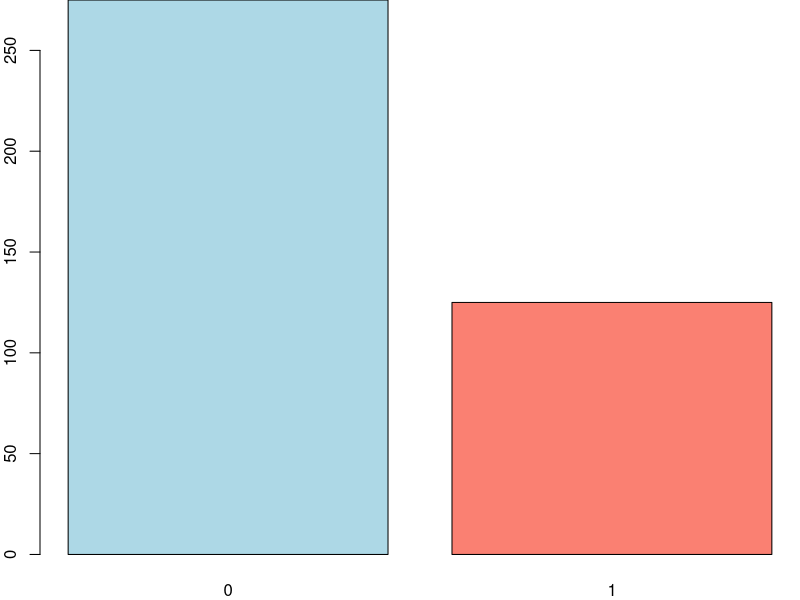
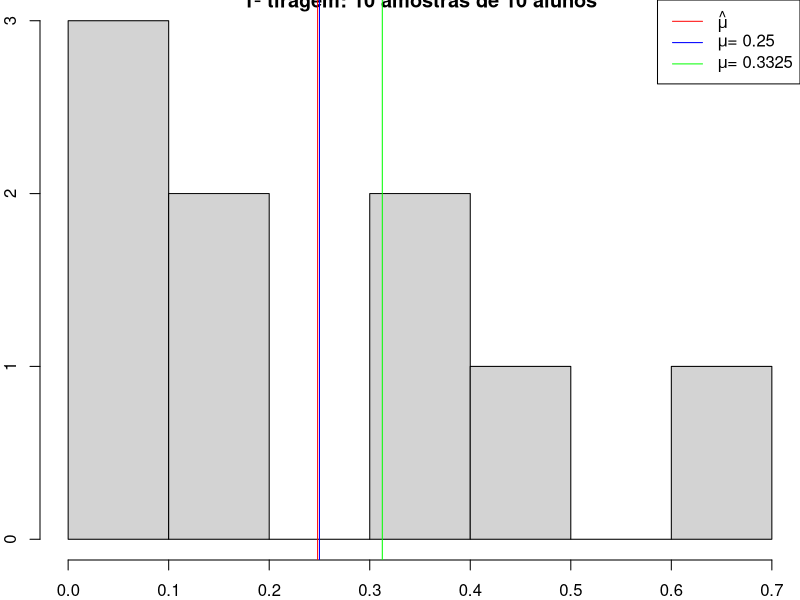
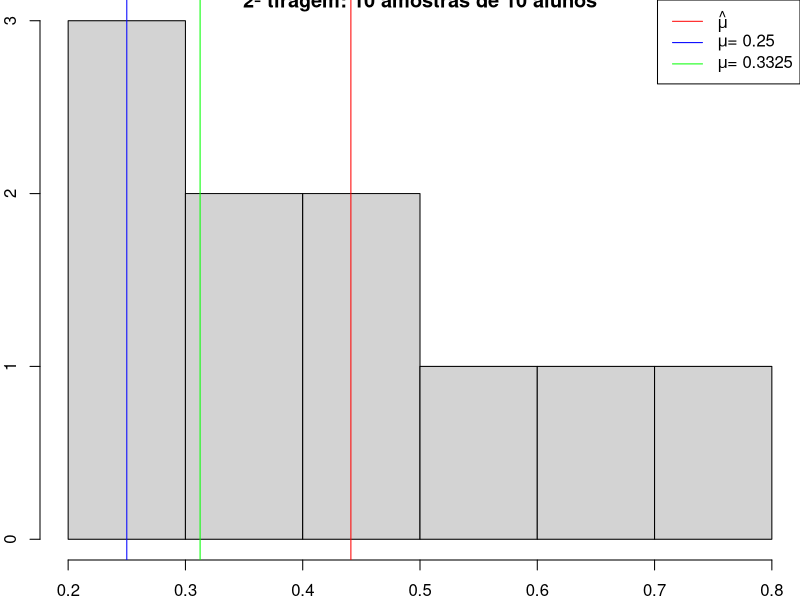
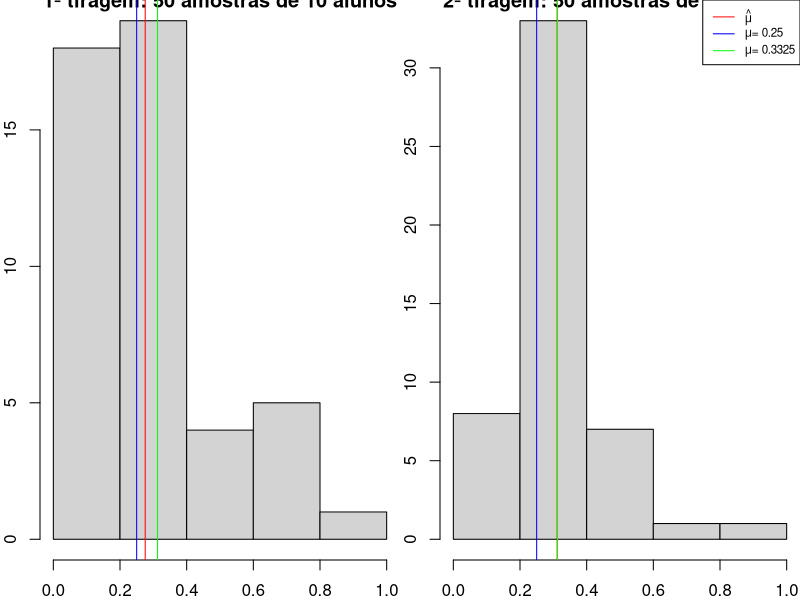
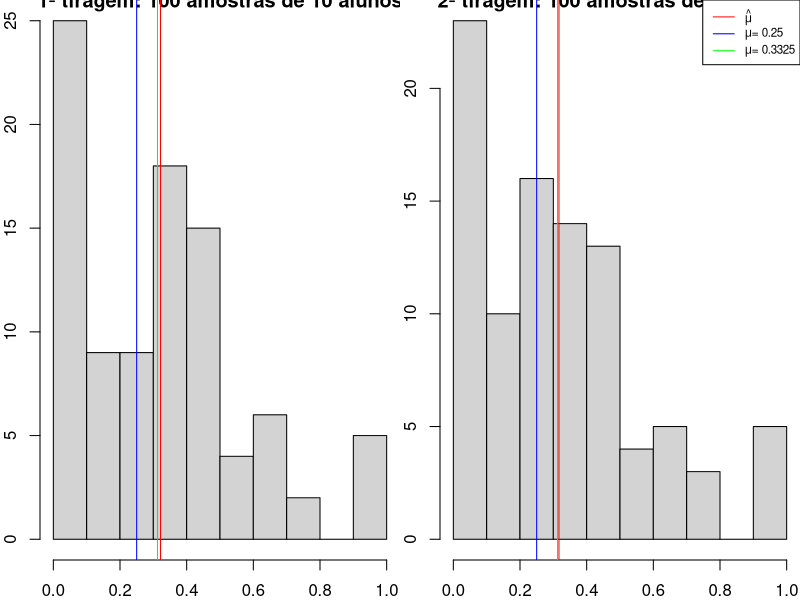

Write R code to recreate these figures, in order.
## ---- chunk 1

# criando amostra
data = c(rep(1, 125), rep(0, 275))

# para que você chegue nos mesmos números aleatórios do exemplo
set.seed(1)

# randomizando
data = sample(data)

# checando
data
## ---- chunk 2

# gráfico de barras
par(mar = c(2, 2, 0, 0))
barplot(table(data), col = c("lightblue", "salmon"))
## ---- chunk 3

# garantir reprodutibilidade
set.seed(3)

# quantidade de amostras
n = 10

# médias
medias = rep(NA, n)

# tirando amostras e calculando as médias
for (i in 1:n) {
  medias[i] = mean(
    sample(data, size = runif(1, min = 0, max = 10), replace = TRUE))
}

# visualização
hist(medias,
     main = "1ª tiragem: 10 amostras de 10 alunos",
     xlab = "média",
     sub = "seed = 3")
abline(v = mean(medias, na.rm = TRUE), col = "red")
abline(v = 0.25, col = "blue")
abline(v = 0.3125, col = "green")
legend("topright", legend = c(
  expression(hat(mu)),
  expression(paste(mu, "= 0.25")),
  expression(paste(mu, "= 0.3325"))),
  col = c("red", "blue", "green"),
  lty = 1)
## ---- chunk 4
# garantir reprodutibilidade
set.seed(4)

# quantidade de amostras
n = 10

# médias
medias = rep(NA, n)

# tirando amostras e calculando as médias
for (i in 1:n) {
  medias[i] = mean(
    sample(data, size = runif(1, min = 0, max = 10), replace = TRUE))
}

# visualização
hist(medias,
     main = "2ª tiragem: 10 amostras de 10 alunos",
     xlab = "média",
     sub = "seed = 4")
abline(v = mean(medias, na.rm = TRUE), col = "red")
abline(v = 0.25, col = "blue")
abline(v = 0.3125, col = "green")
legend("topright", legend = c(
  expression(hat(mu)),
  expression(paste(mu, "= 0.25")),
  expression(paste(mu, "= 0.3325"))),
  col = c("red", "blue", "green"),
  lty = 1)
## ---- chunk 5

# garantir reprodutibilidade
set.seed(3)

# quantidade de amostras
n = 50

# médias
medias = rep(NA, n)

# tirando amostras e calculando as médias
for (i in 1:n) {
  medias[i] = mean(
    sample(data, size = runif(1, min = 0, max = 10), replace = TRUE))
}

# separando o grid em 2 colunas
par(mfrow = c(1, 2))

# visualização 1ª tiragem
hist(medias,
     main = "1ª tiragem: 50 amostras de 10 alunos",
     xlab = "média",
     sub = "seed = 3")
abline(v = mean(medias, na.rm = TRUE), col = "red")
abline(v = 0.25, col = "blue")
abline(v = 0.3125, col = "green")

################################################################################

# garantir reprodutibilidade
set.seed(4)

# quantidade de amostras
n = 50

# médias
medias = rep(NA, n)

# tirando amostras e calculando as médias
for (i in 1:n) {
  medias[i] = mean(
    sample(data, size = runif(1, min = 0, max = n), replace = TRUE))
}

# visualização 2ª tiragem
hist(medias,
     main = "2ª tiragem: 50 amostras de 10 alunos",
     xlab = "média",
     sub = "seed = 4")
abline(v = mean(medias, na.rm = TRUE), col = "red")
abline(v = 0.25, col = "blue")
abline(v = 0.3125, col = "green")
legend("topright", legend = c(
  expression(hat(mu)),
  expression(paste(mu, "= 0.25")),
  expression(paste(mu, "= 0.3325"))),
  col = c("red", "blue", "green"),
  lty = 1,
  cex = .7)
## ---- chunk 6

# garantir reprodutibilidade
set.seed(3)

# quantidade de amostras
n = 100

# médias
medias = rep(NA, n)

# tirando amostras e calculando as médias
for (i in 1:n) {
  medias[i] = mean(
    sample(data, size = runif(1, min = 0, max = 10), replace = TRUE))
}

# separando o grid em 2 colunas
par(mfrow = c(1, 2))

# visualização 1ª tiragem
hist(medias,
     main = "1ª tiragem: 100 amostras de 10 alunos",
     xlab = "média",
     sub = "seed = 3")
abline(v = mean(medias, na.rm = TRUE), col = "red")
abline(v = 0.25, col = "blue")
abline(v = 0.3125, col = "green")

################################################################################

# garantir reprodutibilidade
set.seed(4)

# médias
medias = rep(NA, n)

# tirando amostras e calculando as médias
for (i in 1:n) {
  medias[i] = mean(
    sample(data, size = runif(1, min = 0, max = 10), replace = TRUE))
}

# visualização 2ª tiragem
hist(medias,
     main = "2ª tiragem: 100 amostras de 10 alunos",
     xlab = "média",
     sub = "seed = 4")
abline(v = mean(medias, na.rm = TRUE), col = "red")
abline(v = 0.25, col = "blue")
abline(v = 0.3125, col = "green")
legend("topright", legend = c(
  expression(hat(mu)),
  expression(paste(mu, "= 0.25")),
  expression(paste(mu, "= 0.3325"))),
  col = c("red", "blue", "green"),
  lty = 1,
  cex = .7)
## ---- chunk 7

t.test(data, mu = 0.25, conf.level = 0.98)
## ---- chunk 8

t.test(data, mu = 0.25, conf.level = 0.99263)
## ---- chunk 9

t.test(data, mu = 0.2583, conf.level = 0.98)
